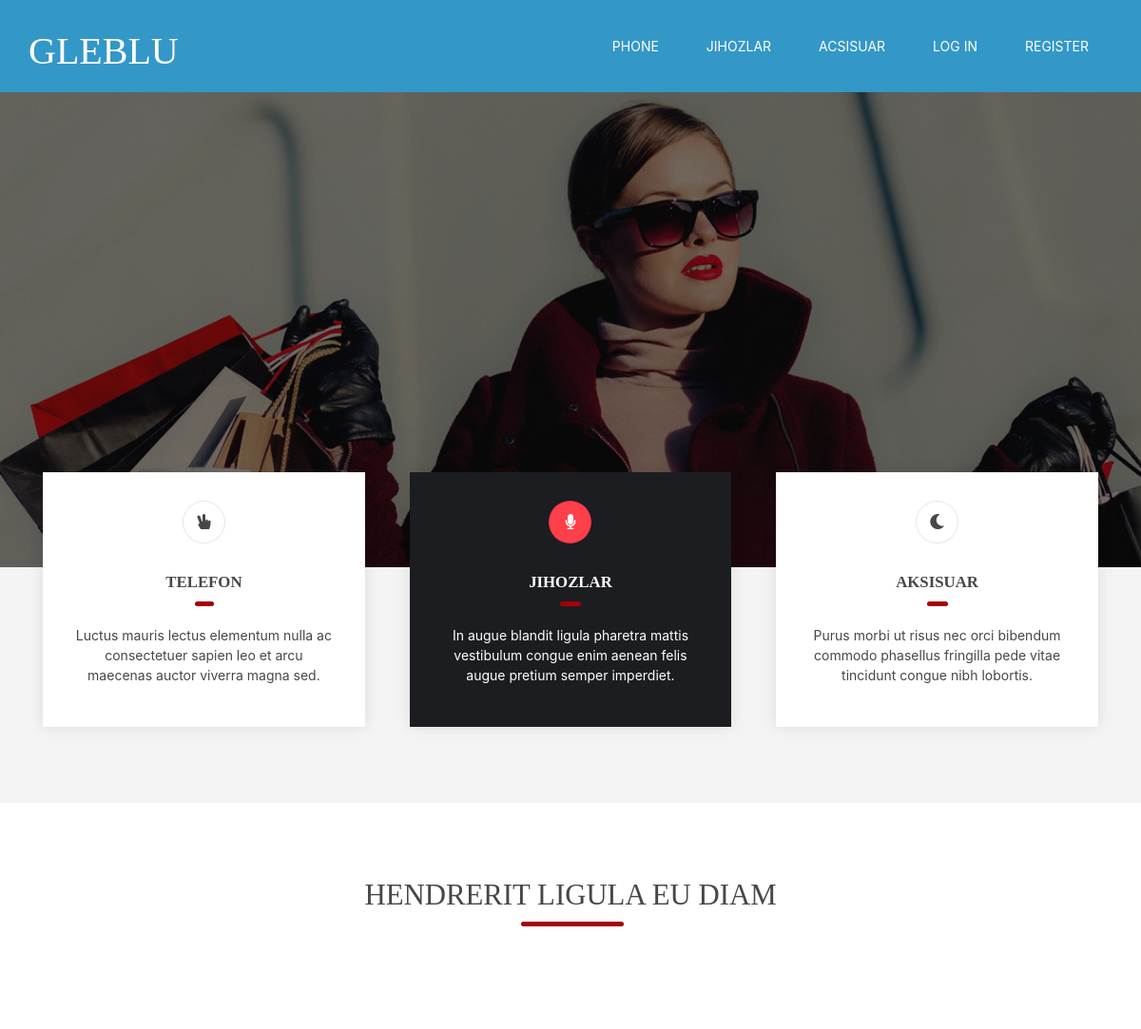
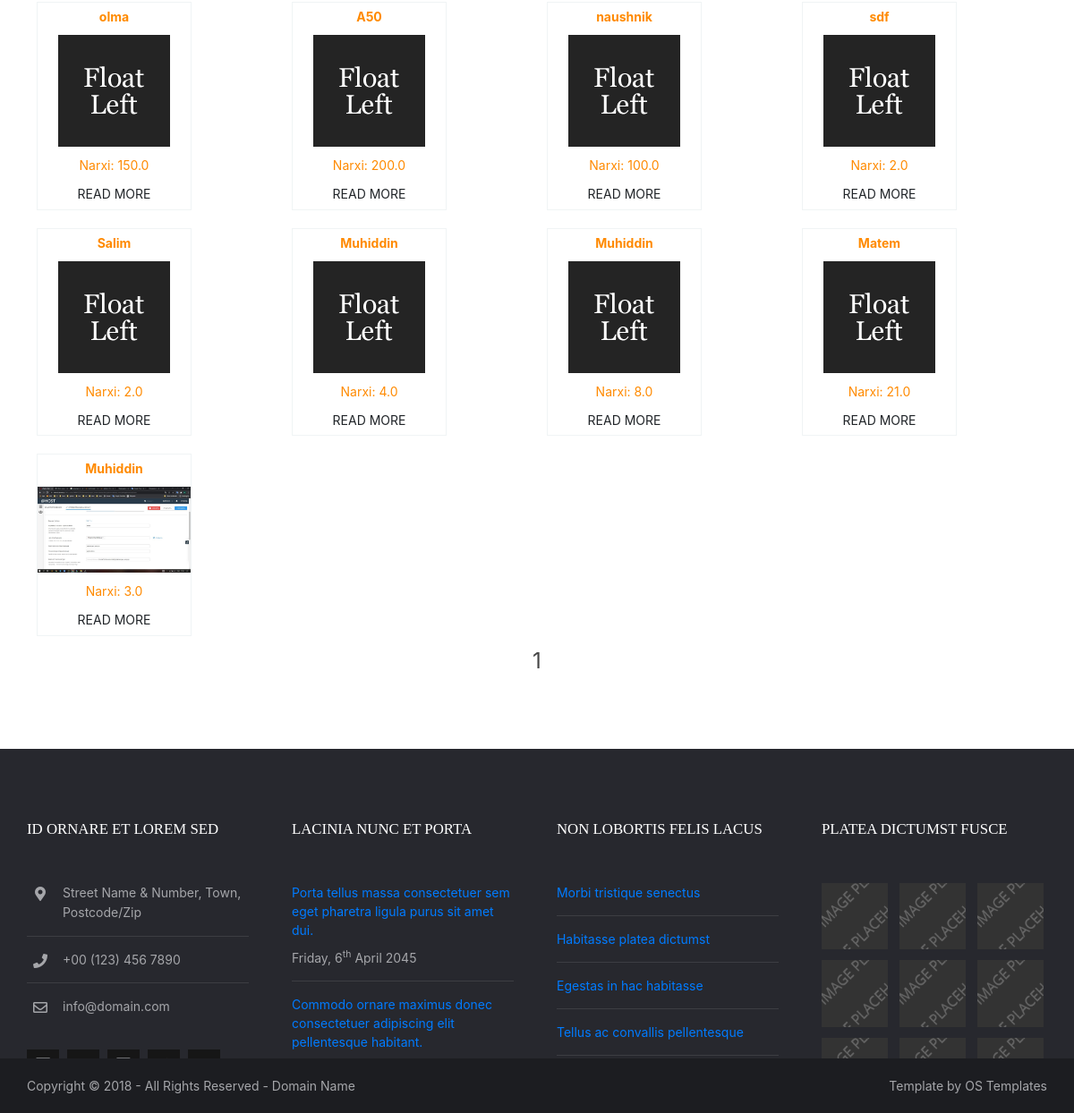
The page / on the database its author committed (2 pictures, top to bottom).
### bloc/models.py (models this page shows, shortened)
class Product(models.Model):
    PRODUCT_TYPE = (
        ('furniture', 'FURNITURE'),
        ('phones', 'PHONES'),
        ('accessories', 'ACCESSORIES')
    )
    name = models.CharField(max_length=128)
    description = models.CharField(max_length=1024, blank=True, null=True)
    price = models.FloatField()
    image = models.ImageField(upload_to='product/', blank=True, null=True)
    type = models.CharField(choices=PRODUCT_TYPE, max_length=16)
    created_at = models.DateTimeField(auto_now_add=True)
    updated_at = models.DateTimeField(auto_now=True)

### bloc/views.py (the view)
# urls.py: path('', views.ProductView.as_view(), name='index'),
class ProductView(ListView):
    model = Product
    template_name = 'pages/hendrerit.html'
    paginate_by = 12
    def get_context_data(self, *, object_list=None, **kwargs):
        context = super().get_context_data(**kwargs)
        context['products'] = Product.objects.all()
        return context

### bloc/templates/pages/hendrerit.html (shortened to what this page needs)
{% extends 'base.html' %}
{% load static %}
{% block content %}
<div class="wrapper bgded overlay" style="background-image:url('{% static 'images/demo/ban.jpg' %}');">
    <div id="pageintro" class="hoc clear">
    </div>
</div>
<div class="wrapper row2">
    <section id="introblocks" class="hoc container clear">
        <ul class="nospace group"><a href="{% url 'category' 'phones' %}">
            <li class="one_third first">
                <article><i class="fas fa-hand-peace"></i><br>
                    <h6 class="heading underline">Telefon</h6>
                    <p>Luctus mauris lectus elementum nulla ac consectetuer sapien leo et arcu maecenas auctor viverra
                        magna sed.</p>
                </article>
            </li></a>
            <a href="{% url 'category' 'furniture' %}">
            <li class="one_third">
                <article class="active"><i class="fas fa-microphone"></i><br>
                    <h6 class="heading underline">Jihozlar</h6>
                    <p>In augue blandit ligula pharetra mattis vestibulum congue enim aenean felis augue pretium semper
                        imperdiet.</p>
                </article>
            </li></a>
            <a href="{% url 'category' 'accessories' %}">
            <li class="one_third">
                <article><i class="fas fa-moon"></i><br>
                    <h6 class="heading underline">Aksisuar</h6>
                    <p>Purus morbi ut risus nec orci bibendum commodo phasellus fringilla pede vitae tincidunt congue
                        nibh lobortis.</p>
                </article>
            </li></a>
        </ul>
    </section>
</div>
<div class="wrapper row3">
    <section class="hoc container clear">
        <div class="center btmspace-80">
            <h6 class="heading underline font-x2">Hendrerit ligula eu diam</h6>
        </div>
        <div class="row">
            {% for product in products %}
            <div class="prod_box col-md-3" style="width:173px;
height:auto;
float:left;
padding:10px 10px 10px 11px;">
            <div class="center_prod_box" style="width:173px;height: auto;float:left; text-align:center;padding:0px; margin:0px; border:1px #F0F4F5 solid;">
              <div class="product_title" style="
color:#ff8a00;
padding:5px 0 5px 0;
font-weight:bold;
"><a href="{%url 'getpost' product.id %}" style="text-decoration:none;
color:#ff8a00;
padding:5px 0 5px 0;
font-weight:bold;">{{product.name}}</a></div>
              <div class="product_img" style="padding:5px 0 5px 0;"><a href="{%url 'getpost' product.id %}">
                  {% if product.image%}
                  <img src="{{ product.image.url }}" alt="" border="0" />
              {% else %}
                        <img src="{% static 'images/demo/imgl.gif' %}" alt="" border="0">
                        {% endif %}</a></div>
              <div class="prod_price" style="padding:5px 0 5px 0;">
                  <span class="price" style="color: #ff8a00;">Narxi: {{product.price}}</span></div>
                <footer><a class="btn" href="{%url 'getpost' product.id %}">Read More</a></footer>
            </div>
        </div>
            {% endfor %}
        </div>
        <center style="font-size: 24px">
            <span>{{page_obj.number}}</span>
        </center>
    </section>
</div>
{% endblock %}

### static/layout/styles/layout.css (style rules this page uses)
#pageintro { padding:200px 0 300px; }
#introblocks { position:relative; z-index:1; }
#introblocks > ul { display:block; margin:-180px 0 0; text-align:center; }
#introblocks article { display:block; padding:30px; text-align:center; }
#introblocks article i { display:inline-block; position:relative; width:45px; height:45px; line-height:43px; margin-bottom:30px; font-size:16px; text-align:center; border:1px solid; border-radius:50%; }
#introblocks article .heading { font-size:1.2rem; font-weight:700; }
#introblocks article .heading.underline::after { left:50%; margin-left:-12%; }
.container { padding:80px 0; }
*, *::before, *::after { transition:all .3s ease-in-out; }
body { color:#A5A6AA; background-color:#1C1D21; }
a { color:#FF3F4A; }
.overlay { color:#FFFFFF; background-color:inherit; }
.overlay::after { color:inherit; background-color:rgba(0,0,0,.55); }
.btn, .btn.inverse:hover { color:#FFFFFF; background-color:#FF3F4A; border-color:#FF3F4A; }
.heading.underline::after { background-color:#A60009; }
.row2 { color:#474747; background-color:#F4F4F4; }
.row3 { color:#474747; background-color:#FFFFFF; }
#pageintro { color:#FFFFFF; }
#introblocks article { color:#474747; background-color:#FFFFFF; box-shadow:0px 0px 15px rgba(0,0,0,.1); }
#introblocks article:hover, #introblocks .active { color:#FFFFFF; background-color:#1C1D21; }
#introblocks article i { border-color:rgba(0,0,0,.1); }
#introblocks article:hover i, #introblocks .active i { color:#FFFFFF; background-color:#FF3F4A; }
@media screen and (min-width:1140px) { .hoc { max-width:1140px; } }

### static/layout/styles/framework.css (style rules this page uses)
html { overflow-y:scroll; overflow-x:hidden; }
html, body { margin:0; padding:0; font-size:14px; line-height:1.6em; }
*, *::before, *::after { box-sizing:border-box; }
.center { text-align:center; }
.nospace { margin:0; padding:0; list-style:none; }
.overlay { position:relative; z-index:1; }
.overlay::after { display:block; position:absolute; top:0; left:0; width:100%; height:100%; content:""; z-index:-1; }
.bgded { background-position:top center; background-repeat:no-repeat; background-size:cover; }
.btn { display:inline-block; padding:8px 18px 10px; text-transform:uppercase; border:1px solid; }
.clear, .group { display:block; }
.clear::before, .clear::after, .group::before, .group::after { display:table; content:""; }
.clear, .clear::after, .group, .group::after { clear:both; }
a { outline:none; text-decoration:none; }
img { width:auto; max-width:100%; height:auto; margin:0; padding:0; border:none; line-height:normal; vertical-align:middle; }
body, input, textarea, select { font-family:Verdana, Geneva, sans-serif; }
h1, h2, h3, h4, h5, h6, .heading { font-family:Georgia, "Times New Roman", Times, serif; }
::placeholder { opacity:1; }
h1, h2, h3, h4, h5, h6, .heading { margin:0 0 20px 0; font-size:1.4rem; line-height:normal; font-weight:normal; text-transform:uppercase; }
.heading.underline { display:inline-block; position:relative; padding:0 0 15px 0; }
.heading.underline::after { display:block; position:absolute; bottom:0; width:25%; height:5px; border-radius:3px; content:""; }
.center .heading.underline::after { left:50%; margin-left:-12%; }
.font-x2 { font-size:2.2rem; }
.wrapper { display:block; position:relative; width:100%; margin:0; padding:0; text-align:left; word-wrap:break-word; }
.hoc { display:block; margin:0 auto; }
address, article, aside, figcaption, figure, footer, header, main, nav, section { display:block; margin:0; padding:0; }
.one_half, .one_third, .two_third, .one_quarter, .two_quarter, .three_quarter { display:inline-block; float:left; margin:0 0 0 4.21052%; list-style:none; }
.first { margin-left:0; clear:left; }
.one_third { width:30.52631%; }
.btmspace-80 { margin-bottom:80px; }

### rows shown on the page
Product: name "olma", price "150.0"
Product: name "A50", price "200.0"
Product: name "naushnik", price "100.0"
Product: name "sdf", price "2.0"
Product: name "Salim", price "2.0"
Product: name "Muhiddin", price "4.0"
Product: name "Muhiddin", price "8.0"
Product: name "Matem", price "21.0"
Product: name "Muhiddin", image (picture), price "3.0"

### other values the page prints
{{ page_obj.number }} "1"
